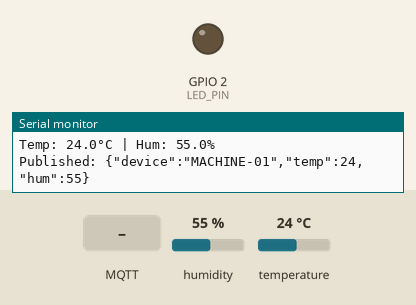
A sketch run on a simulated ESP32. Parts: output pins drawn as LEDs (lit = HIGH), the last lines printed to the serial monitor. The test bench sets the inputs (shaded band); at power-on: humidity 55 %, temperature 24 °C. WiFi joins after 1.5 s; servers stay silent unless stated; no MQTT or app messages arrive unless stated.

Above: at 2.7 s.
2.8 s: MQTT message "LED_ON" arrives on the first subscribed topic
At 4.0 s:
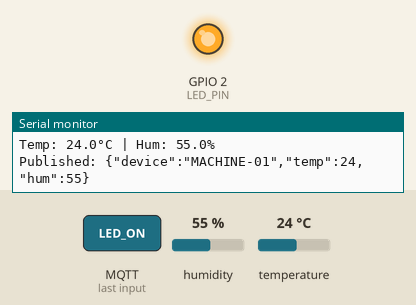
5.0 s: MQTT message "LED_OFF" arrives on the first subscribed topic
At 7.0 s:
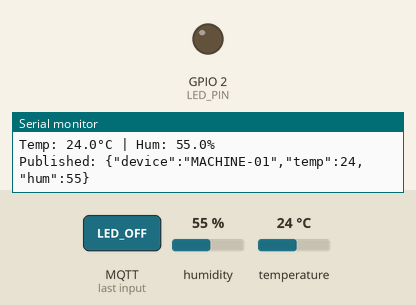
Timing chart, 0 to 8.5 s (numbered marks = the images above; inputs shaded):
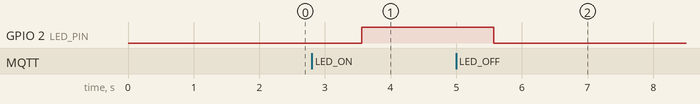

The sketch:

esp32_mqtt_wokwi.ino
```cpp
#include <WiFi.h>
#include <PubSubClient.h>
#include <DHT.h>
#include <ArduinoJson.h>

// ── WiFi ─────────────────────────
const char* ssid     = "Wokwi-GUEST";
const char* password = "";

// ── MQTT ─────────────────────────
const char* mqttServer = "broker.hivemq.com";
const int   mqttPort   = 1883;
const char* mqttTopic  = "factory/machine01/dht";
const char* cmdTopic   = "factory/machine01/cmd";   // ← listens here
const char* deviceID   = "MACHINE-01";

// ── DHT22 ────────────────────────
#define DHT_PIN  4
#define DHT_TYPE DHT22
#define LED_PIN  2   // ← matches your wokwi wiring

DHT dht(DHT_PIN, DHT_TYPE);
WiFiClient wifiClient;
PubSubClient mqtt(wifiClient);

// ── MQTT Callback ────────────────
void mqttCallback(char* topic, byte* payload, unsigned int length) {
  String msg = "";
  for (int i = 0; i < length; i++) msg += (char)payload[i];
  msg.trim();

  Serial.println("CMD received: " + msg);

  if (msg == "LED_ON") {
    digitalWrite(LED_PIN, HIGH);
    Serial.println("LED turned ON");
    // confirm back to Node-RED
    mqtt.publish("factory/machine01/status", "{\"led\":1}");
  } else if (msg == "LED_OFF") {
    digitalWrite(LED_PIN, LOW);
    Serial.println("LED turned OFF");
    mqtt.publish("factory/machine01/status", "{\"led\":0}");
  }
}

// ── WiFi Connect ─────────────────
void connectWiFi() {
  Serial.print("Connecting to WiFi");
  WiFi.begin(ssid, password);
  while (WiFi.status() != WL_CONNECTED) {
    delay(500); Serial.print(".");
  }
  Serial.println(" Connected!");
}

// ── MQTT Connect ─────────────────
void connectMQTT() {
  while (!mqtt.connected()) {
    Serial.print("Connecting to MQTT...");
    if (mqtt.connect(deviceID)) {
      Serial.println(" Connected!");
      mqtt.subscribe(cmdTopic);   // ← subscribe to commands
      Serial.println("Subscribed to: " + String(cmdTopic));
    } else {
      Serial.println(" Failed. Retrying...");
      delay(3000);
    }
  }
}

void setup() {
  Serial.begin(115200);
  pinMode(LED_PIN, OUTPUT);
  digitalWrite(LED_PIN, LOW);
  dht.begin();

  connectWiFi();
  mqtt.setServer(mqttServer, mqttPort);
  mqtt.setCallback(mqttCallback);   // ← register callback
  connectMQTT();

  Serial.println("DHT22 + MQTT started...");
}

void loop() {
  if (!mqtt.connected()) connectMQTT();
  mqtt.loop();   // ← keeps callback alive

  float temp = dht.readTemperature();
  float hum  = dht.readHumidity();

  if (isnan(temp) || isnan(hum)) {
    Serial.println("Failed to read from DHT!");
    delay(2000);
    return;
  }

  Serial.printf("Temp: %.1f°C | Hum: %.1f%%\n", temp, hum);

  StaticJsonDocument<128> doc;
  doc["device"] = deviceID;
  doc["temp"]   = temp;
  doc["hum"]    = hum;

  char payload[128];
  serializeJson(doc, payload);
  mqtt.publish(mqttTopic, payload);
  Serial.println("Published: " + String(payload));

  delay(2000);
}
```

Measured:
- after the input at 2.8 s, GPIO 2 (LED_PIN): LOW → HIGH after 0.76 s
- after the input at 5.0 s, GPIO 2 (LED_PIN): HIGH → LOW after 0.57 s
